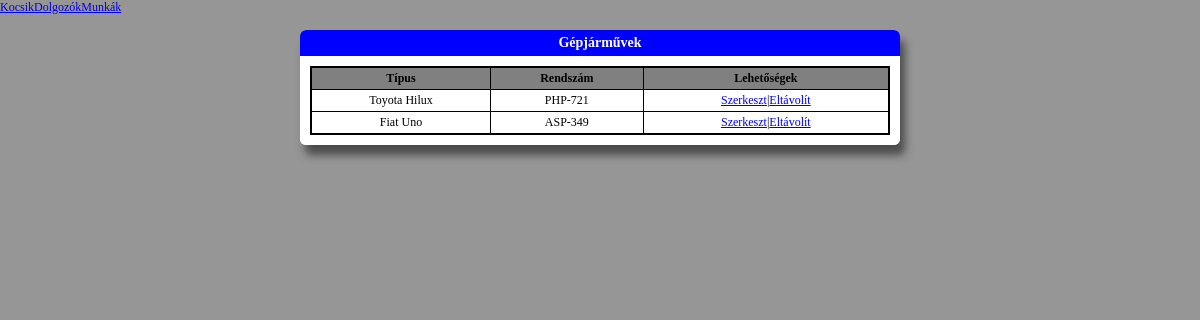
Page /index.php/kocsik on the committed database.
### tables this page shows
CREATE TABLE "kocsik" (
	kocsiid INTEGER NOT NULL PRIMARY KEY AUTOINCREMENT,
	tipus TEXT NOT NULL,
	rendszam TEXT NOT NULL);

### application/controllers/kocsik.php (called while the page is built, shortened)
<?php
class Kocsik extends CI_Controller {
	public function __construct() {
		$this->load->model('Kocsik_model');
	}
	public function index() {
		$data['kocsik'] = $this->Kocsik_model->getAllKocsik();
		$partialviews = [
			'header' => $this->load->view('partials/header_view.php','', true),
			'menu' => $this->load->view('partials/menu_view', '', true),
			'content' => $this->load->view('admin/kocsik/kocsik_list_view', $data, true),
			'footer' => $this->load->view('partials/footer_view', '', true)
		];
		$this->load->view('public_template_view', $partialviews);
	}
}

### index.php (called while the page is built, shortened)
<?php
require_once BASEPATH.'core/CodeIgniter.php';

### application/models/Kocsik_model.php (called while the page is built, shortened)
<?php
class Kocsik_model extends CI_Model {
    public function getAllKocsik() {
        $query = $this->db->get('kocsik');
        return $query->result_array();
    }
}
?>

### application/views/admin/kocsik/kocsik_list_view.php (the view)
<div class="adminform-container">
    <div class="adminform-title">Gépjárművek</div>
    <div class="adminform-body">
        <table class="listview-table">
            <tr>
                <th class="listview-rowheader">Típus</th>
                <th class="listview-rowheader">Rendszám</th>
                <th class="listview-rowheader">Lehetőségek</th>
            </tr>
            <?php
            foreach ($kocsik as $kocsi_item):
                ?><tr>
                    <td class="listview-cell"><?php echo($kocsi_item['tipus']); ?></td>
                    <td class="listview-cell"><?php echo($kocsi_item['rendszam']); ?></td>
                    <td class="listview-cell"><?php
                        echo(anchor('kocsik/edit','Szerkeszt','id="'.$kocsi_item['kocsiid'].'"'));
                        echo('|');
                        echo(anchor('kocsik/delete','Eltávolít','id="'.$kocsi_item['kocsiid'].'"'));
                    ?></td>
                </tr>
            <?php endforeach; ?>
        </table>
    </div>
</div>

### application/views/partials/header_view.php (shortened to what this page needs)
<!DOCTYPE html>
<html lang="hu">
    <head>
        <link rel="stylesheet" type="text/css" href=<?php echo(base_url('css/mainStyles.css')); ?>>
        <link rel="stylesheet" type="text/css" href=<?php echo(base_url('css/tagStyles.css')); ?>>
        <link rel="stylesheet" type="text/css" href=<?php echo(base_url('css/tableStyles.css')); ?>>
        <link rel="stylesheet" type="text/css" href=<?php echo(base_url('css/controlStyles.css')); ?>>
    </head>
    <body>

### application/views/partials/menu_view.php
<?php
echo(anchor("kocsik/index","Kocsik",''));
echo(anchor("dolgozok/index", "Dolgozók",''));
echo(anchor("munkak/index", "Munkák",''));
?>

### application/views/partials/footer_view.php
    </body>
</html>

### application/views/public_template_view.php (shortened to what this page needs)
<?php
echo($header);
echo($menu);
echo($content);
echo($footer);
?>

### css/mainStyles.css (style rules this page uses)
body { margin: 0px; padding: 0px; width: 100%; font-family: 'Lucida Sans Unicode'; font-size: 12px; background-color: rgb(150,150,150); }
.adminform-container { padding: 0px; margin: 15px 25%; background-color: white; border-radius: 6px; border: none; box-shadow: 5px 10px 8px rgb(75,75,75); position: relative; }
.adminform-title { padding: 5px; margin: 0px; border-radius: 6px 6px 0px 0px; background-color: blue; color: white; font-weight: bold; font-size: 14px; text-align: center; }
.adminform-body { padding: 10px; margin: 0px; border-radius: 0px 0px 6px 6px; background-color: white; color: black; font-size: 12px; word-wrap: normal; }

### css/tableStyles.css (style rules this page uses)
.listview-table { width: 100%; margin: 0px; padding: 0px; border-collapse: collapse; border: 2px solid black; }
.listview-rowheader { padding: 3px; margin: 0px; background-color: grey; font-weight: bold; text-align: center; border: 1px solid black; }
.listview-cell { padding: 3px; margin: 0px; background-color: white; text-align: center; border: 1px solid black; }

### rows in the picture
kocsik: tipus "Toyota Hilux", rendszam "PHP-721", kocsiid "Szerkeszt", kocsiid "Eltávolít"
kocsik: tipus "Fiat Uno", rendszam "ASP-349", kocsiid "Szerkeszt", kocsiid "Eltávolít"

### other values in the picture
anchor("kocsik/index","Kocsik",'') "Kocsik"
anchor("dolgozok/index", "Dolgozók",'') "Dolgozók"
anchor("munkak/index", "Munkák",'') "Munkák"
